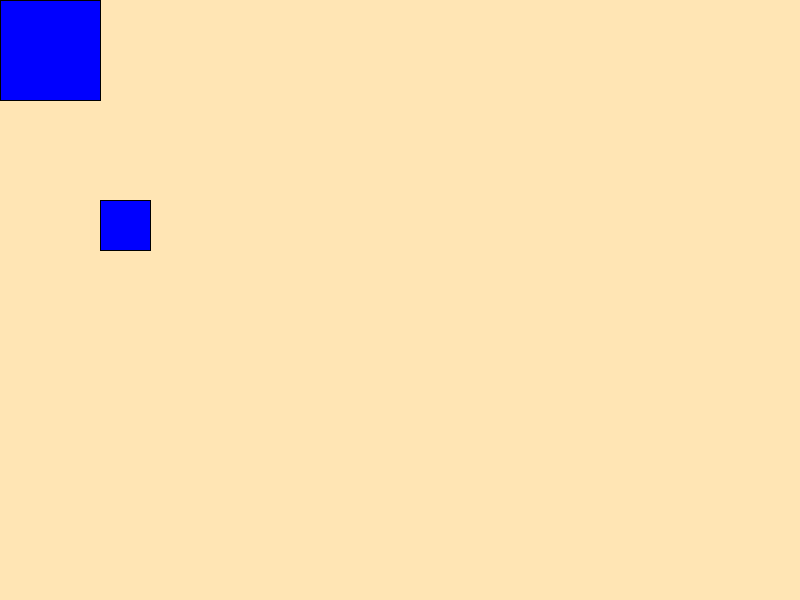
Frame 1 (no input)
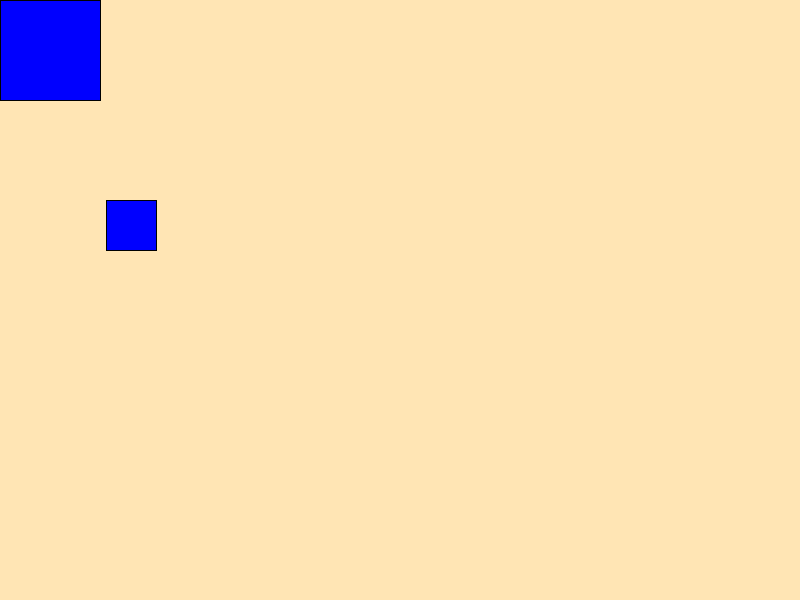
Frame 60 (the mouse pressed at the canvas centre just before this capture)
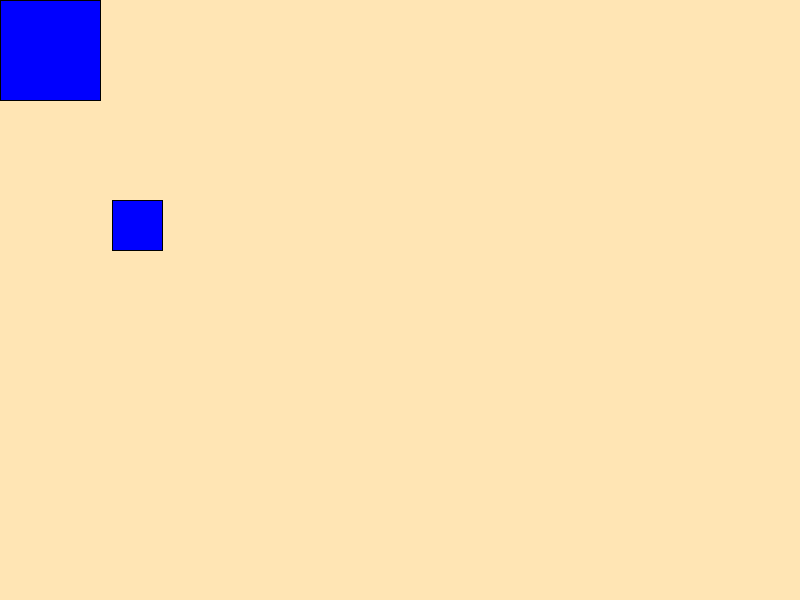
Frame 120 (the mouse held since frame 60 and released just before this capture)

The Processing sketch that drew these frames (run headless with seeded random() and noise(); from frame 60 on, the mouse is pressed at the canvas centre):

// Processing sketch: translate_example
// ── translate_example.pde
/*****************************************************
 *    name: translate_example
 *
 *    author: Carlos Delgado
 *    
 *    date:  September, 2014
 *
 *****************************************************/



public class Rectangle {
   public float x;
   public float y; 
  
   private float w;
   private float h; 
   
   public Rectangle (float rhs_w, float rhs_h) {
     w = rhs_w;
     h = rhs_h;  
   }
     
     

   public void draw () {
     pushMatrix();
       translate(x,y);
       pushMatrix();
        fill (0,0,255);      
        rect (0, 0, w, h); 
       popMatrix();
     popMatrix();
     
   }
  
}






Rectangle rec = new Rectangle (50,50);
Rectangle rec2 = new Rectangle (100,100);

void setup() {
  size(800, 600);
  rec.x =100;
  rec.y =200;
  
  rec2.x =0;
  rec2.y =0;
}


void draw() {
   //clear ();
   background (255, 229, 180); // peach

  // change the position of rectangle.
  // for illustration purposes if animation use d = v*t
  rec.x +=0.1;
  rec.draw ();
  rec2.draw();



}
